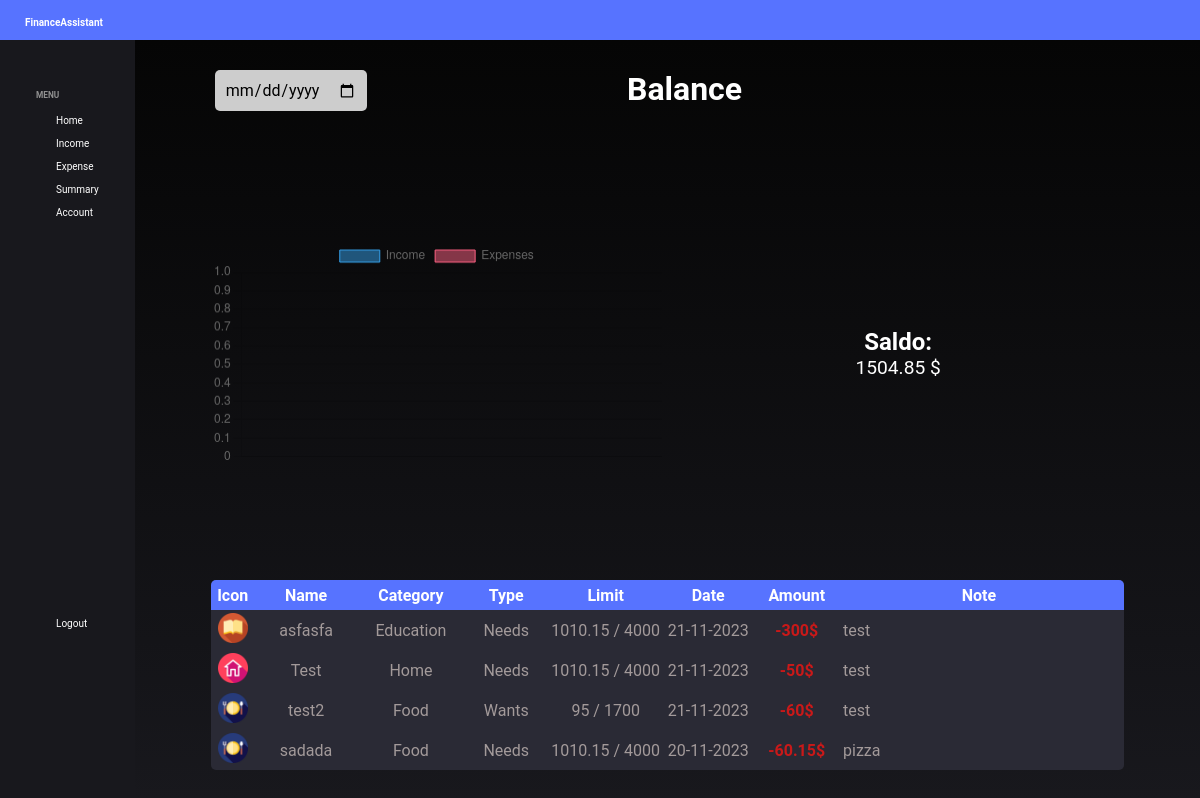
Before: /home (signed in) with the older database file.
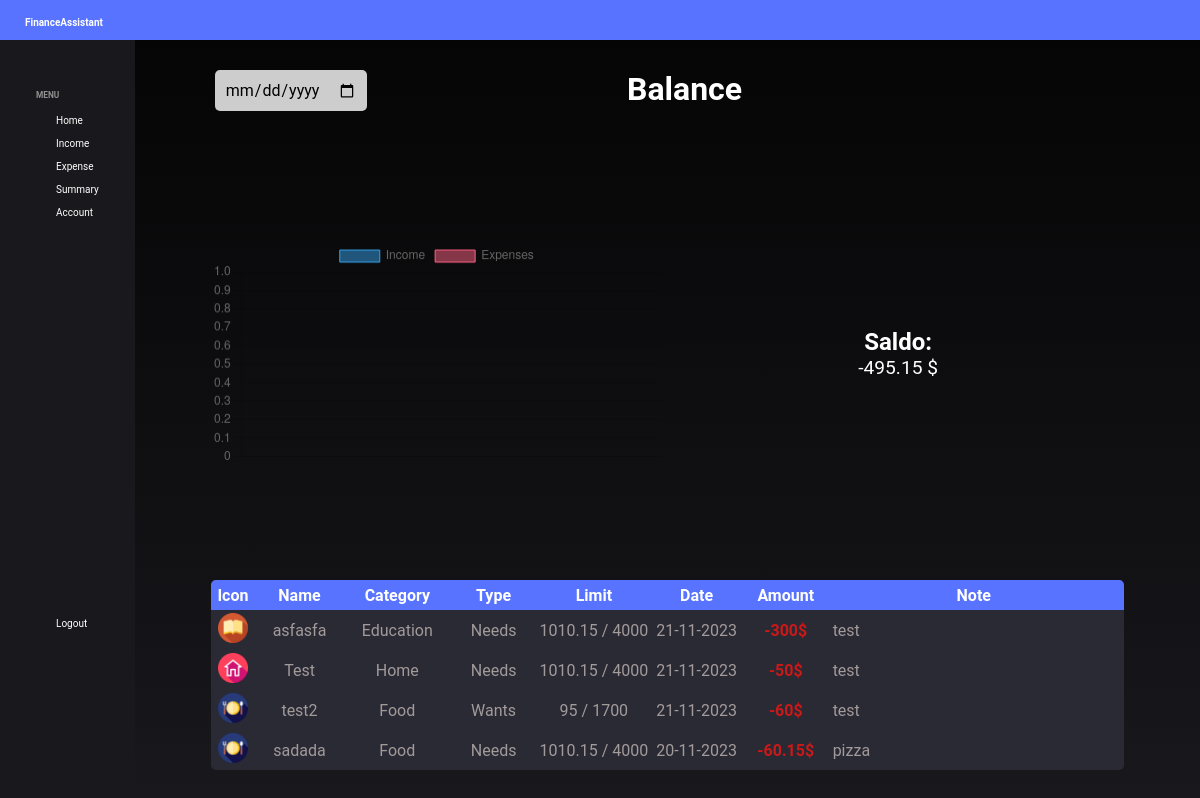
After: the same page with the newer database file.
### app/models.py (models this page shows)
class User(db.Model, UserMixin):
    __tablename__ = 'users'
    id = db.Column(db.Integer, primary_key=True, nullable=False)
    username = db.Column(db.String(20), unique=True, nullable=False)
    email = db.Column(db.String(120), unique=True, nullable=False)
    gender = db.Column(db.String(10), nullable=False)
    password = db.Column(db.String(60), nullable=False)
    saldo = db.Column(db.Float, nullable=False, default=0)
    wants = db.Column(db.Integer, nullable=False, default=1000)
    needs = db.Column(db.Integer, nullable=False, default=1000)
    other = db.Column(db.Integer, nullable=False, default=1000)
    incomes = db.relationship('Income', backref='user')
    expenses = db.relationship('Expense', backref='user')

### app/routes.py (the view, shortened to what this page needs)
@app.route("/", methods=['GET', 'POST'])
@app.route("/home", methods=['GET', 'POST'])
@login_required
def home():
    expenses = Expense.query.filter_by(user=current_user).all()
    incomes = Income.query.filter_by(user=current_user).all()
    incomes_all = []
    expenses_all =[]
    for i in expenses:
        expenses_all.append(i)
    for i in incomes:
        incomes_all.append(i)
    total_expenses = sum(expense.amount for expense in expenses)
    total_incomes = sum(income.amount for income in incomes)
    exp_needs = Expense.query.filter_by(user=current_user, type_id=1).all()
    exp_wants = Expense.query.filter_by(user=current_user, type_id=2).all()
    exp_other = Expense.query.filter_by(user=current_user, type_id=3).all()
    balance = total_incomes - total_expenses
    transactions = expenses + incomes
    abc = transactions.copy()
    transactions.sort(key=lambda x: x.date, reverse=True)
    abc.sort(key=lambda x: x.date, reverse=False)
    current_user.saldo = round(balance, 2)
    db.session.commit()
    table = []
    set_variable = set()
    for expense in expenses:
        set_variable.add(str(expense.date.strftime('%m.%Y')))
    for x in set_variable:
        sum_variable_needs = 0
        sum_variable_wants = 0
        sum_variable_other = 0
        dict_variable = dict()
        dict_variable["date"] = x
        for expense in expenses:
            if expense.date.strftime('%m') == x.split('.')[0] and expense.date.strftime('%Y') == x.split('.')[1] and expense in exp_needs:
                sum_variable_needs += expense.amount
            elif expense.date.strftime('%m') == x.split('.')[0] and expense.date.strftime('%Y') == x.split('.')[1] and expense in exp_wants:
                sum_variable_wants += expense.amount
            elif expense.date.strftime('%m') == x.split('.')[0] and expense.date.strftime('%Y') == x.split('.')[1] and expense in exp_other:
                sum_variable_other += expense.amount
        dict_variable["amount_needs"] = sum_variable_needs
        dict_variable["amount_wants"] = sum_variable_wants
        dict_variable["amount_other"] = sum_variable_other
        table.append(dict_variable)
    form = DatePickerForm()
    month_year = date.today().strftime('%m.%Y')
    lables_all = []
    month_trans = []
    month_expenses = []
    plot1_data=[]
    exp_dt = []
    month_incomes = []
    plot2_data=[]
    inc_dt = []
    for transaction in abc:
        if transaction.date.strftime("%m.%Y") == month_year:
            lables_all.append(str(transaction.date))
            month_trans.append(transaction)
    lables_all = list(set(lables_all))
    dates_datetime = [datetime.strptime(data, "%Y-%m-%d") for data in lables_all]
    sorted_dates = sorted(dates_datetime)
    sorted_lables = [data.strftime("%Y-%m-%d") for data in sorted_dates]
    for expense in expenses_all:
        if expense.date.strftime("%m.%Y") == month_year:
            month_expenses.append(expense)
    for expense in month_expenses:
        exp_dt.append(str(expense.date))
    exp_dt = set(exp_dt)
    for income in incomes_all:
        if income.date.strftime("%m.%Y") == month_year:
            month_incomes.append(income)
    for income in month_incomes:
        inc_dt.append(str(income.date))
    inc_dt = set(inc_dt)
    exc_incomes = list(set(lables_all).symmetric_difference(inc_dt))
    exc_expenses = list(set(lables_all).symmetric_difference(exp_dt))
    for trans in month_trans:
        if  isinstance(trans, Expense):
             plot1_data.append((str(trans.date),trans.amount))
        elif isinstance(trans, Income):
            plot2_data.append((str(trans.date),trans.amount))
    for i in exc_expenses:
        plot1_data.append((str(i),0))
    for i in exc_incomes :
        plot2_data.append((str(i),0))
    plot1_data = sorted(plot1_data, key=lambda x: x[0])
    plot2_data = sorted(plot2_data, key=lambda x: x[0])
    new1_data = []
    new2_data = []
    values_exp = [row[1] for row in new1_data]
    values_inc = [row[1] for row in new2_data]
    return render_template('home.html', transactions=transactions,sorted_lables=sorted_lables,
                            values_exp=values_exp,values_inc=values_inc,table=table,form=form)

### app/forms.py
class DatePickerForm(FlaskForm):
    date = DateField('Date',id='date-picker')

### app/models.py (called while the page is built)
@login_manager.user_loader
def load_user(user_id):
    return User.query.get(int(user_id))

### app/routes.py (called while the page is built)
@app.context_processor
def utility_processor():
    def is_expense(transaction):
        return isinstance(transaction, Expense)
    def is_income(transaction):
        return isinstance(transaction, Income)
    return dict(is_expense=is_expense, is_income=is_income)

### app/templates/home.html (shortened to what the changed rows need)
{% extends "base.html" %}
{% block content %}
<div class="right-section-container">
    <div class="top-container">
        <div>
            <h1 id="route-title">Balance</h1>
        </div>
    </div>
    <div class="plot-container">
            <script>
                const ctg = document.getElementById('barChart');
                new Chart(ctg, {
                    type: 'bar',
                    data: {
                    labels: {{ sorted_lables | safe }},
                    datasets: [{
                        label: 'Income',
                        data: {{ values_inc | safe }},
                        borderWidth: 1
                    },{
                        label: 'Expenses',
                        data: {{ values_exp | safe }},
                        borderWidth: 1
                    }]
                    },
                    options: {
                    scales: {
                        y: {
                        beginAtZero: true
                        }
                    }
                    }
                });
                </script>
        <div id="bal-balance">
            <h2>Saldo:</h2>
            <p style="font-size: larger;">{% if current_user.saldo == current_user.saldo|float|int %}{{ current_user.saldo|int }}{% else %}{{ current_user.saldo }}{% endif %} $</p>
        </div>
    </div>
    <div class="table-container">
        <table class="home-table" style="overflow-y: auto;">
            <tr>
                <th>Icon</th>
                <th>Name</th>
                <th>Category</th>
                <th>Type</th>
                <th>Limit</th>
                <th>Date</th>
                <th>Amount</th>
                <th>Note</th>
                <th></th>
            </tr>
            {% if not transactions %}
                <tr>
                    <td colspan="9" style="text-align: center;">No transactions on chosen day</td>
                </tr>
            {% else %}
                {% for transaction in transactions %}
                    {% if is_expense(transaction) %}
                        <tr>
                            <td><img src="{{ url_for('static', filename='exp_icons/' + transaction.category.name.lower() +'.png') }}" width="30" height="30"></td>
                            <td>{{ transaction.name }}</td>
                            <td>{{ transaction.category.name }}</td>
                            <td>{{ transaction.expense_type.name }}</td>
                            {% for entry in table %}
                                {% if transaction.expense_type.name.lower() == 'needs' and transaction.date.strftime('%m.%Y') == entry["date"] %}
                                    <td class="exp-table-items" style="width: 150px;">{% if entry["amount_needs"] == entry["amount_needs"]|float|int %}{{ entry["amount_needs"]|int }}{% else %}{{ entry["amount_needs"] }}{% endif %} / {{ current_user.needs }}</td>
                                {% endif %}
                                {% if transaction.expense_type.name.lower() == 'wants' and transaction.date.strftime('%m.%Y') == entry["date"] %}
                                <td class="exp-table-items" style="width: 150px;">{% if entry["amount_wants"] == entry["amount_wants"]|float|int %}{{ entry["amount_wants"]|int }}{% else %}{{ entry["amount_wants"] }}{% endif %} / {{ current_user.wants }}</td>
                                {% endif %}
                            {% endfor %}
                            <td>{{ transaction.date.strftime('%d-%m-%Y') }}</td>
                            <td style = "color: rgb(201, 25, 25); font-weight: bold;">-{% if transaction.amount == transaction.amount|float|int %}{{ transaction.amount|int }}{% else %}{{ transaction.amount }}{% endif %}$</td>
                            <td style = "text-align: left;">{{ transaction.note }}</td>
                            <td></td>
                        </tr>
                    {% endif %}
                {% endfor %}
            {% endif %}
        </table>
    </div>
</div>
{% endblock content %}

Changed rows visible on the page:
changed User: saldo "1504.85" → "-495.15"
